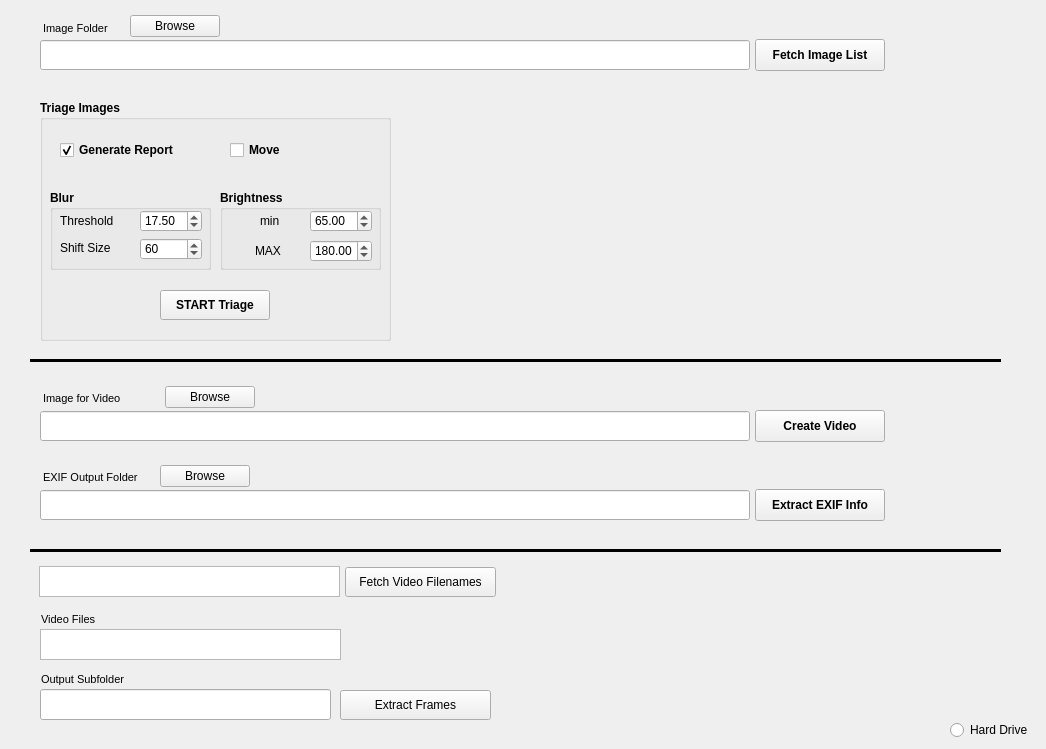
    <widget class="QWidget" name="tab_2">
     <attribute name="title">
      <string>Image Utilities</string>
     </attribute>
     <widget class="QGroupBox" name="groupBox_5">
      <property name="geometry">
       <rect>
        <x>40</x>
        <y>100</y>
        <width>351</width>
        <height>241</height>
       </rect>
      </property>
      <property name="font">
       <font>
        <weight>75</weight>
        <bold>true</bold>
       </font>
      </property>
      <property name="title">
       <string>Triage Images</string>
      </property>
      <widget class="QCheckBox" name="checkBoxTriageImagesReport">
       <property name="geometry">
        <rect>
         <x>20</x>
         <y>40</y>
         <width>141</width>
         <height>20</height>
        </rect>
       </property>
       <property name="text">
        <string>Generate Report</string>
       </property>
       <property name="checked">
        <bool>true</bool>
       </property>
      </widget>
      <widget class="QCheckBox" name="checkBoxTriageImagesMove">
       <property name="geometry">
        <rect>
         <x>190</x>
         <y>40</y>
         <width>141</width>
         <height>20</height>
        </rect>
       </property>
       <property name="text">
        <string>Move </string>
       </property>
      </widget>
      <widget class="QGroupBox" name="groupBox_6">
       <property name="geometry">
        <rect>
         <x>180</x>
         <y>90</y>
         <width>161</width>
         <height>80</height>
        </rect>
       </property>
       <property name="font">
        <font>
         <weight>75</weight>
         <bold>true</bold>
        </font>
       </property>
       <property name="title">
        <string>Brightness</string>
       </property>
       <widget class="QLabel" name="labelBrightnessMin">
        <property name="geometry">
         <rect>
          <x>40</x>
          <y>23</y>
          <width>31</width>
          <height>16</height>
         </rect>
        </property>
        <property name="font">
         <font>
          <weight>50</weight>
          <bold>false</bold>
         </font>
        </property>
        <property name="text">
         <string>min</string>
        </property>
       </widget>
       <widget class="QLabel" name="labelBrightnessMin_2">
        <property name="geometry">
         <rect>
          <x>35</x>
          <y>53</y>
          <width>31</width>
          <height>16</height>
         </rect>
        </property>
        <property name="font">
         <font>
          <weight>50</weight>
          <bold>false</bold>
         </font>
        </property>
        <property name="text">
         <string>MAX</string>
        </property>
       </widget>
       <widget class="QDoubleSpinBox" name="doubleSpinBoxBrightnessMin">
        <property name="geometry">
         <rect>
          <x>90</x>
          <y>20</y>
          <width>62</width>
          <height>22</height>
         </rect>
        </property>
        <property name="font">
         <font>
          <weight>50</weight>
          <bold>false</bold>
         </font>
        </property>
        <property name="maximum">
         <double>255.000000000000000</double>
        </property>
        <property name="value">
         <double>65.000000000000000</double>
        </property>
       </widget>
       <widget class="QDoubleSpinBox" name="doubleSpinBoxBrightnessMax">
        <property name="geometry">
         <rect>
          <x>90</x>
          <y>50</y>
          <width>62</width>
          <height>22</height>
         </rect>
        </property>
        <property name="font">
         <font>
          <weight>50</weight>
          <bold>false</bold>
         </font>
        </property>
        <property name="maximum">
         <double>255.000000000000000</double>
        </property>
        <property name="value">
         <double>180.000000000000000</double>
        </property>
       </widget>
      </widget>
      <widget class="QGroupBox" name="groupBox_7">
       <property name="geometry">
        <rect>
         <x>10</x>
         <y>90</y>
         <width>161</width>
         <height>80</height>
        </rect>
       </property>
       <property name="font">
        <font>
         <weight>75</weight>
         <bold>true</bold>
        </font>
       </property>
       <property name="title">
        <string>Blur</string>
       </property>
       <widget class="QDoubleSpinBox" name="doubleSpinBoxBlurThreshhold">
        <property name="geometry">
         <rect>
          <x>90</x>
          <y>20</y>
          <width>62</width>
          <height>22</height>
         </rect>
        </property>
        <property name="font">
         <font>
          <weight>50</weight>
          <bold>false</bold>
         </font>
        </property>
        <property name="minimum">
         <double>-100.000000000000000</double>
        </property>
        <property name="maximum">
         <double>100.000000000000000</double>
        </property>
        <property name="value">
         <double>17.500000000000000</double>
        </property>
       </widget>
       <widget class="QLabel" name="labelBlurThreshhold">
        <property name="geometry">
         <rect>
          <x>10</x>
          <y>23</y>
          <width>61</width>
          <height>16</height>
         </rect>
        </property>
        <property name="font">
         <font>
          <weight>50</weight>
          <bold>false</bold>
         </font>
        </property>
        <property name="text">
         <string>Threshold</string>
        </property>
       </widget>
       <widget class="QLabel" name="labelShiftSize">
        <property name="geometry">
         <rect>
          <x>10</x>
          <y>50</y>
          <width>61</width>
          <height>16</height>
         </rect>
        </property>
        <property name="font">
         <font>
          <weight>50</weight>
          <bold>false</bold>
         </font>
        </property>
        <property name="text">
         <string>Shift Size</string>
        </property>
       </widget>
       <widget class="QSpinBox" name="spinBoxShiftSize">
        <property name="geometry">
         <rect>
          <x>90</x>
          <y>48</y>
          <width>62</width>
          <height>22</height>
         </rect>
        </property>
        <property name="font">
         <font>
          <weight>50</weight>
          <bold>false</bold>
         </font>
        </property>
        <property name="maximum">
         <number>1000</number>
        </property>
        <property name="value">
         <number>60</number>
        </property>
       </widget>
      </widget>
      <widget class="QPushButton" name="pushButtonTriageImages">
       <property name="geometry">
        <rect>
         <x>120</x>
         <y>190</y>
         <width>110</width>
         <height>30</height>
        </rect>
       </property>
       <property name="font">
        <font>
         <weight>75</weight>
         <bold>true</bold>
         <underline>false</underline>
        </font>
       </property>
       <property name="toolTip">
        <string>This button will download sensor data and/or retrieve a list of images for the specified dates.</string>
       </property>
       <property name="text">
        <string>START Triage</string>
       </property>
       <property name="shortcut">
        <string/>
       </property>
       <property name="default">
        <bool>false</bool>
       </property>
       <property name="flat">
        <bool>false</bool>
       </property>
      </widget>
     </widget>
     <widget class="QLineEdit" name="EditVideoOutputFolder">
      <property name="geometry">
       <rect>
        <x>40</x>
        <y>411</y>
        <width>710</width>
        <height>30</height>
       </rect>
      </property>
      <property name="font">
       <font>
        <pointsize>10</pointsize>
        <weight>50</weight>
        <bold>false</bold>
        <underline>false</underline>
       </font>
      </property>
      <property name="toolTip">
       <string>This field is pre-populated and cannot be changed at this time.</string>
      </property>
     </widget>
     <widget class="QPushButton" name="pushButtonBrowseEXIFOutputFolder">
      <property name="geometry">
       <rect>
        <x>160</x>
        <y>465</y>
        <width>90</width>
        <height>22</height>
       </rect>
      </property>
      <property name="text">
       <string>Browse</string>
      </property>
     </widget>
     <widget class="QPushButton" name="pushButtonCreateEXIFFile">
      <property name="geometry">
       <rect>
        <x>755</x>
        <y>489</y>
        <width>130</width>
        <height>32</height>
       </rect>
      </property>
      <property name="font">
       <font>
        <weight>75</weight>
        <bold>true</bold>
       </font>
      </property>
      <property name="toolTip">
       <string>This feature is only available with images saved on your computer.</string>
      </property>
      <property name="text">
       <string>Extract EXIF Info</string>
      </property>
     </widget>
     <widget class="QPushButton" name="pushButtonBrowseVideoOutputFolder">
      <property name="geometry">
       <rect>
        <x>165</x>
        <y>386</y>
        <width>90</width>
        <height>22</height>
       </rect>
      </property>
      <property name="text">
       <string>Browse</string>
      </property>
     </widget>
     <widget class="QLineEdit" name="EditEXIFOutputFolder">
      <property name="geometry">
       <rect>
        <x>40</x>
        <y>490</y>
        <width>710</width>
        <height>30</height>
       </rect>
      </property>
      <property name="font">
       <font>
        <pointsize>10</pointsize>
        <weight>50</weight>
        <bold>false</bold>
        <underline>false</underline>
       </font>
      </property>
     </widget>
     <widget class="QPushButton" name="pushButtonCreateVideo">
      <property name="geometry">
       <rect>
        <x>755</x>
        <y>410</y>
        <width>130</width>
        <height>32</height>
       </rect>
      </property>
      <property name="font">
       <font>
        <weight>75</weight>
        <italic>false</italic>
        <bold>true</bold>
       </font>
      </property>
      <property name="toolTip">
       <string>Check this box to create a video from the images clicked through or when the play button is clicked.</string>
      </property>
      <property name="text">
       <string>Create Video</string>
      </property>
     </widget>
     <widget class="QPushButton" name="pushButtonExtractFrames">
      <property name="geometry">
       <rect>
        <x>340</x>
        <y>690</y>
        <width>151</width>
        <height>30</height>
       </rect>
      </property>
      <property name="autoFillBackground">
       <bool>false</bool>
      </property>
      <property name="text">
       <string>Extract Frames</string>
      </property>
     </widget>
     <widget class="QLabel" name="label_6">
      <property name="geometry">
       <rect>
        <x>41</x>
        <y>609</y>
        <width>91</width>
        <height>21</height>
       </rect>
      </property>
      <property name="font">
       <font>
        <pointsize>8</pointsize>
       </font>
      </property>
      <property name="text">
       <string>Video Files</string>
      </property>
     </widget>
     <widget class="QPushButton" name="pushButtonFetchVideoFilenames">
      <property name="geometry">
       <rect>
        <x>345</x>
        <y>567</y>
        <width>151</width>
        <height>30</height>
       </rect>
      </property>
      <property name="autoFillBackground">
       <bool>false</bool>
      </property>
      <property name="text">
       <string>Fetch Video Filenames</string>
      </property>
     </widget>
     <widget class="QLineEdit" name="MSTlineEditFrameFolder">
      <property name="geometry">
       <rect>
        <x>40</x>
        <y>689</y>
        <width>291</width>
        <height>31</height>
       </rect>
      </property>
      <property name="font">
       <font>
        <pointsize>8</pointsize>
       </font>
      </property>
     </widget>
     <widget class="QListWidget" name="listWidgetVideoFilesFolder">
      <property name="geometry">
       <rect>
        <x>39</x>
        <y>566</y>
        <width>301</width>
        <height>31</height>
       </rect>
      </property>
      <property name="font">
       <font>
        <pointsize>8</pointsize>
       </font>
      </property>
     </widget>
     <widget class="QLabel" name="label_7">
      <property name="geometry">
       <rect>
        <x>41</x>
        <y>669</y>
        <width>131</width>
        <height>21</height>
       </rect>
      </property>
      <property name="font">
       <font>
        <pointsize>8</pointsize>
       </font>
      </property>
      <property name="text">
       <string>Output Subfolder</string>
      </property>
     </widget>
     <widget class="QListWidget" name="MSTlistWidgetVideoFiles">
      <property name="geometry">
       <rect>
        <x>40</x>
        <y>629</y>
        <width>301</width>
        <height>31</height>
       </rect>
      </property>
      <property name="font">
       <font>
        <pointsize>8</pointsize>
       </font>
      </property>
     </widget>
     <widget class="QLabel" name="label_8">
      <property name="geometry">
       <rect>
        <x>43</x>
        <y>388</y>
        <width>121</width>
        <height>20</height>
       </rect>
      </property>
      <property name="font">
       <font>
        <pointsize>8</pointsize>
       </font>
      </property>
      <property name="text">
       <string>Image for Video</string>
      </property>
     </widget>
     <widget class="QLabel" name="label_9">
      <property name="geometry">
       <rect>
        <x>43</x>
        <y>467</y>
        <width>121</width>
        <height>20</height>
       </rect>
      </property>
      <property name="font">
       <font>
        <pointsize>8</pointsize>
       </font>
      </property>
      <property name="text">
       <string>EXIF Output Folder</string>
      </property>
     </widget>
     <widget class="QLineEdit" name="lineEditHardDriveFolder">
      <property name="geometry">
       <rect>
        <x>40</x>
        <y>40</y>
        <width>710</width>
        <height>30</height>
       </rect>
      </property>
      <property name="font">
       <font>
        <pointsize>10</pointsize>
        <weight>50</weight>
        <bold>false</bold>
        <underline>false</underline>
       </font>
      </property>
     </widget>
     <widget class="QPushButton" name="pushButtonBrowseImageFolder">
      <property name="geometry">
       <rect>
        <x>130</x>
        <y>15</y>
        <width>90</width>
        <height>22</height>
       </rect>
      </property>
      <property name="font">
       <font>
        <weight>50</weight>
        <bold>false</bold>
       </font>
      </property>
      <property name="text">
       <string>Browse</string>
      </property>
     </widget>
     <widget class="QRadioButton" name="radioButtonHardDriveImages">
      <property name="geometry">
       <rect>
        <x>950</x>
        <y>720</y>
        <width>87</width>
        <height>20</height>
       </rect>
      </property>
      <property name="font">
       <font>
        <weight>50</weight>
        <bold>false</bold>
        <underline>false</underline>
       </font>
      </property>
      <property name="text">
       <string>Hard Drive</string>
      </property>
     </widget>
     <widget class="QLabel" name="label_10">
      <property name="geometry">
       <rect>
        <x>43</x>
        <y>18</y>
        <width>121</width>
        <height>20</height>
       </rect>
      </property>
      <property name="font">
       <font>
        <pointsize>8</pointsize>
       </font>
      </property>
      <property name="text">
       <string>Image Folder</string>
      </property>
     </widget>
     <widget class="QPushButton" name="pushButtonFetchImageList">
      <property name="geometry">
       <rect>
        <x>755</x>
        <y>39</y>
        <width>130</width>
        <height>32</height>
       </rect>
      </property>
      <property name="font">
       <font>
        <weight>75</weight>
        <italic>false</italic>
        <bold>true</bold>
       </font>
      </property>
      <property name="toolTip">
       <string>Check this box to create a video from the images clicked through or when the play button is clicked.</string>
      </property>
      <property name="text">
       <string>Fetch Image List</string>
      </property>
     </widget>
     <widget class="Line" name="line">
      <property name="geometry">
       <rect>
        <x>30</x>
        <y>350</y>
        <width>971</width>
        <height>21</height>
       </rect>
      </property>
      <property name="minimumSize">
       <size>
        <width>0</width>
        <height>0</height>
       </size>
      </property>
      <property name="font">
       <font>
        <weight>75</weight>
        <bold>true</bold>
       </font>
      </property>
      <property name="frameShadow">
       <enum>QFrame::Plain</enum>
      </property>
      <property name="lineWidth">
       <number>3</number>
      </property>
      <property name="midLineWidth">
       <number>0</number>
      </property>
      <property name="orientation">
       <enum>Qt::Horizontal</enum>
      </property>
     </widget>
     <widget class="Line" name="line_2">
      <property name="geometry">
       <rect>
        <x>30</x>
        <y>540</y>
        <width>971</width>
        <height>21</height>
       </rect>
      </property>
      <property name="minimumSize">
       <size>
        <width>0</width>
        <height>0</height>
       </size>
      </property>
      <property name="font">
       <font>
        <weight>75</weight>
        <bold>true</bold>
       </font>
      </property>
      <property name="frameShadow">
       <enum>QFrame::Plain</enum>
      </property>
      <property name="lineWidth">
       <number>3</number>
      </property>
      <property name="midLineWidth">
       <number>0</number>
      </property>
      <property name="orientation">
       <enum>Qt::Horizontal</enum>
      </property>
     </widget>
    </widget>
